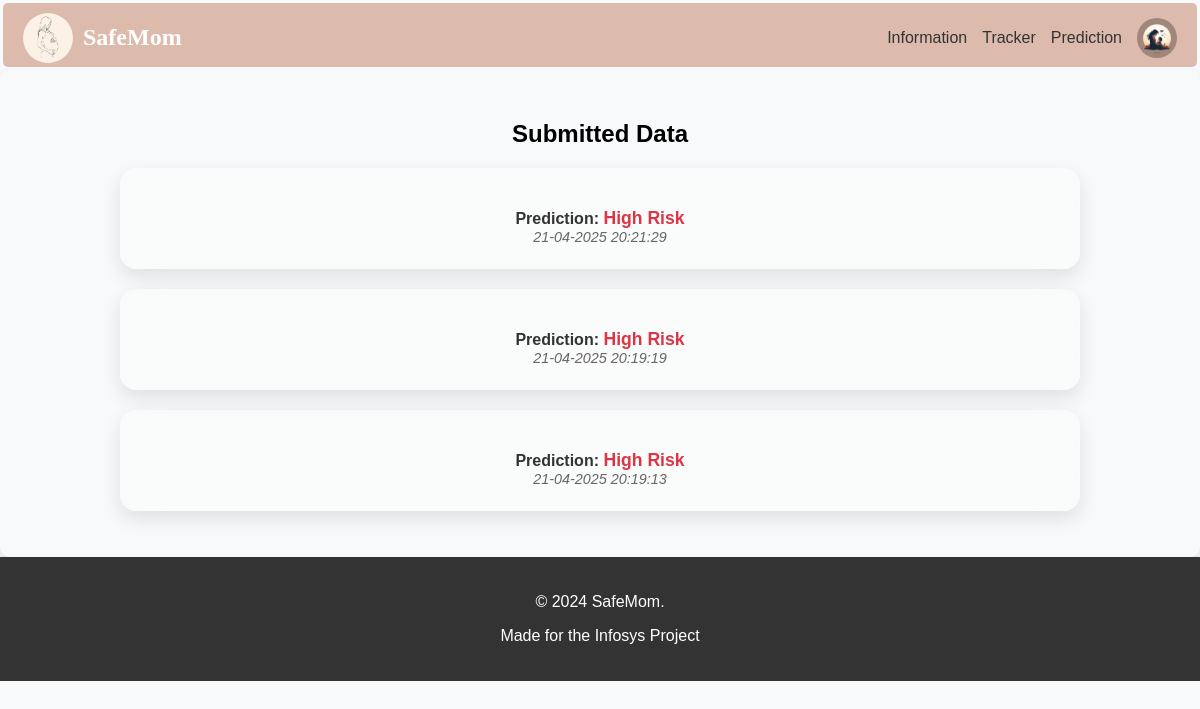
The app's page /tracker (signed in) with its own data.
### app.py (models this page shows)
class Tracker(db.Model):
    id = db.Column(db.Integer, primary_key=True)
    user_id = db.Column(db.Integer, db.ForeignKey('user.id'))
    input_data = db.Column(db.String(500))
    prediction_result = db.Column(db.String(50))
    timestamp = db.Column(db.DateTime, default=datetime.utcnow)
    user = db.relationship('User', backref=db.backref('trackers', lazy=True))

### app.py (the view)
@app.route('/tracker')
@login_required
def tracker():
    entries = Tracker.query.filter_by(user_id=current_user.id).order_by(Tracker.timestamp.desc()).all()
    return render_template('tracker.html', entries=entries)

### app.py (called while the page is built)
@login_manager.user_loader
def load_user(user_id):
    return User.query.get(int(user_id))

@app.template_filter('from_json')
def from_json_filter(s):
    import json
    try:
        return json.loads(s)  # Converts JSON string to Python dictionary
    except Exception:
        return {}  # Return empty dictionary in case of error

### templates/tracker.html (shortened to what this page needs)
<!DOCTYPE html>
<html lang="en">
<head>
    <link rel="stylesheet" href="{{ url_for('static', filename='styles.css') }}">
</head>
<body>
    <header class="header">
        <div class="logo-container">
            <div class="logo">
                <a href="{{ url_for('index') }}">
                    <img src="{{ url_for('static', filename='logo.png') }}" alt="Logo">
                </a>
            </div>
            <h1 class="header-title">
                <a href="{{ url_for('index') }}" style="color: #fff; text-decoration: none;">SafeMom</a>
            </h1>
        </div>
        <nav class="nav-right">
            <a href="/information" class="nav-link {% if request.path == '/information' %}active{% endif %}">Information</a>
            <a href="/tracker" class="nav-link {% if request.path == '/tracker' %}active{% endif %}">Tracker</a>
            <a href="/prediction" class="nav-link {% if request.path == '/prediction' %}active{% endif %}">Prediction</a>
            <a href="/profile" class="nav-link {% if request.path == '/profile' %}active{% endif %}">
                <div class="profile">
                    <img src="{{ url_for('static', filename='profile.jpg') }}" alt="Profile Picture">
                </div>
            </a>
        </nav>
    </header>
    <section class="tracker">
        <h2>Submitted Data</h2>
            {% for entry in entries %}
            <div class="tracker-box">
                <div>
                    <strong>Prediction:</strong>
                    <span class="{% if entry.prediction_result == 'High Risk' %}prediction-high{% elif entry.prediction_result == 'Medium Risk' %}prediction-medium{% elif entry.prediction_result == 'Low Risk' %}prediction-low{% endif %}">
                        {{ entry.prediction_result }}
                    </span>
                </div>
                                <div class="timestamp"><em>{{ entry.timestamp.strftime('%d-%m-%Y %H:%M:%S') }}</em></div>
            </div>
            {% endfor %}
    </section>
    <footer>
        <p>© 2024 SafeMom.</p>
        <p>Made for the Infosys Project</p>
    </footer>
</body>
</html>

### static/styles.css (style rules this page uses)
body { font-family: 'Arial', sans-serif; margin: 0; padding: 0; background-color: #f8f9fa; }
.header { display: flex; justify-content: space-between; align-items: center; padding: 5px 20px 0px; background: #dcbbac; border-radius: 5px; margin: 3px; }
.logo-container { display: flex; align-items: center; gap: 10px; }
.logo { width: 50px; height: 50px; border-radius: 50%; overflow: hidden; }
.logo img { width: 100%; height: 100%; object-fit: cover; }
.header-title { font-family: 'Playfair Display', serif; font-size: 24px; font-weight: bold; color: #4a4a4a; }
.nav-right { display: flex; align-items: center; gap: 15px; }
.nav-link { text-decoration: none; font-size: 16px; color: #333; }
.profile { width: 40px; height: 40px; border-radius: 50%; overflow: hidden; }
.profile img { width: 100%; height: 100%; object-fit: cover; }
footer { background-color: #333; color: white; padding: 20px; text-align: center; }
.tracker { text-align: center; padding: 30px; box-shadow: 0 4px 8px rgba(0, 0, 0, 0.1); border-radius: 10px; }
.tracker-box { background-color: rgba(255, 255, 255, 0.8); padding: 20px; border-radius: 10px; width: 80%; margin: auto; box-shadow: 0px 4px 6px rgba(0, 0, 0, 0.1); }
body { background-image: url('https://i.pinimg.com/enabled_lo_mid/736x/4b/a3/be/4ba3be16e98c601262a0e681687ab97b.jpg'); background-size: cover; background-position: center; background-attachment: fixed; font-family: Arial, sans-serif; margin: 0; padding: 0; }
.tracker-box { background-color: rgba(255, 255, 255, 0.8); padding: 20px; border-radius: 10px; box-shadow: 0 4px 8px rgba(0, 0, 0, 0.1); margin-top: 20px; }

### templates/tracker.html (style rules this page uses)
.prediction-high { color: #dc3545; font-weight: bold; font-size: 1.1rem; }
.tracker-box { backdrop-filter: blur(20px); background: rgba(255, 255, 255, 0.3); border-radius: 16px; box-shadow: 0 8px 20px rgba(0, 0, 0, 0.1); padding: 1.5rem; margin-bottom: 1rem; color: #333; transition: 0.3s ease; align-items: normal; }
.timestamp { font-size: 0.9rem; color: #666; }

### records on screen
Tracker: prediction_result "High Risk", timestamp "21-04-2025 20:21:29"
Tracker: prediction_result "High Risk", timestamp "21-04-2025 20:19:19"
Tracker: prediction_result "High Risk", timestamp "21-04-2025 20:19:13"
